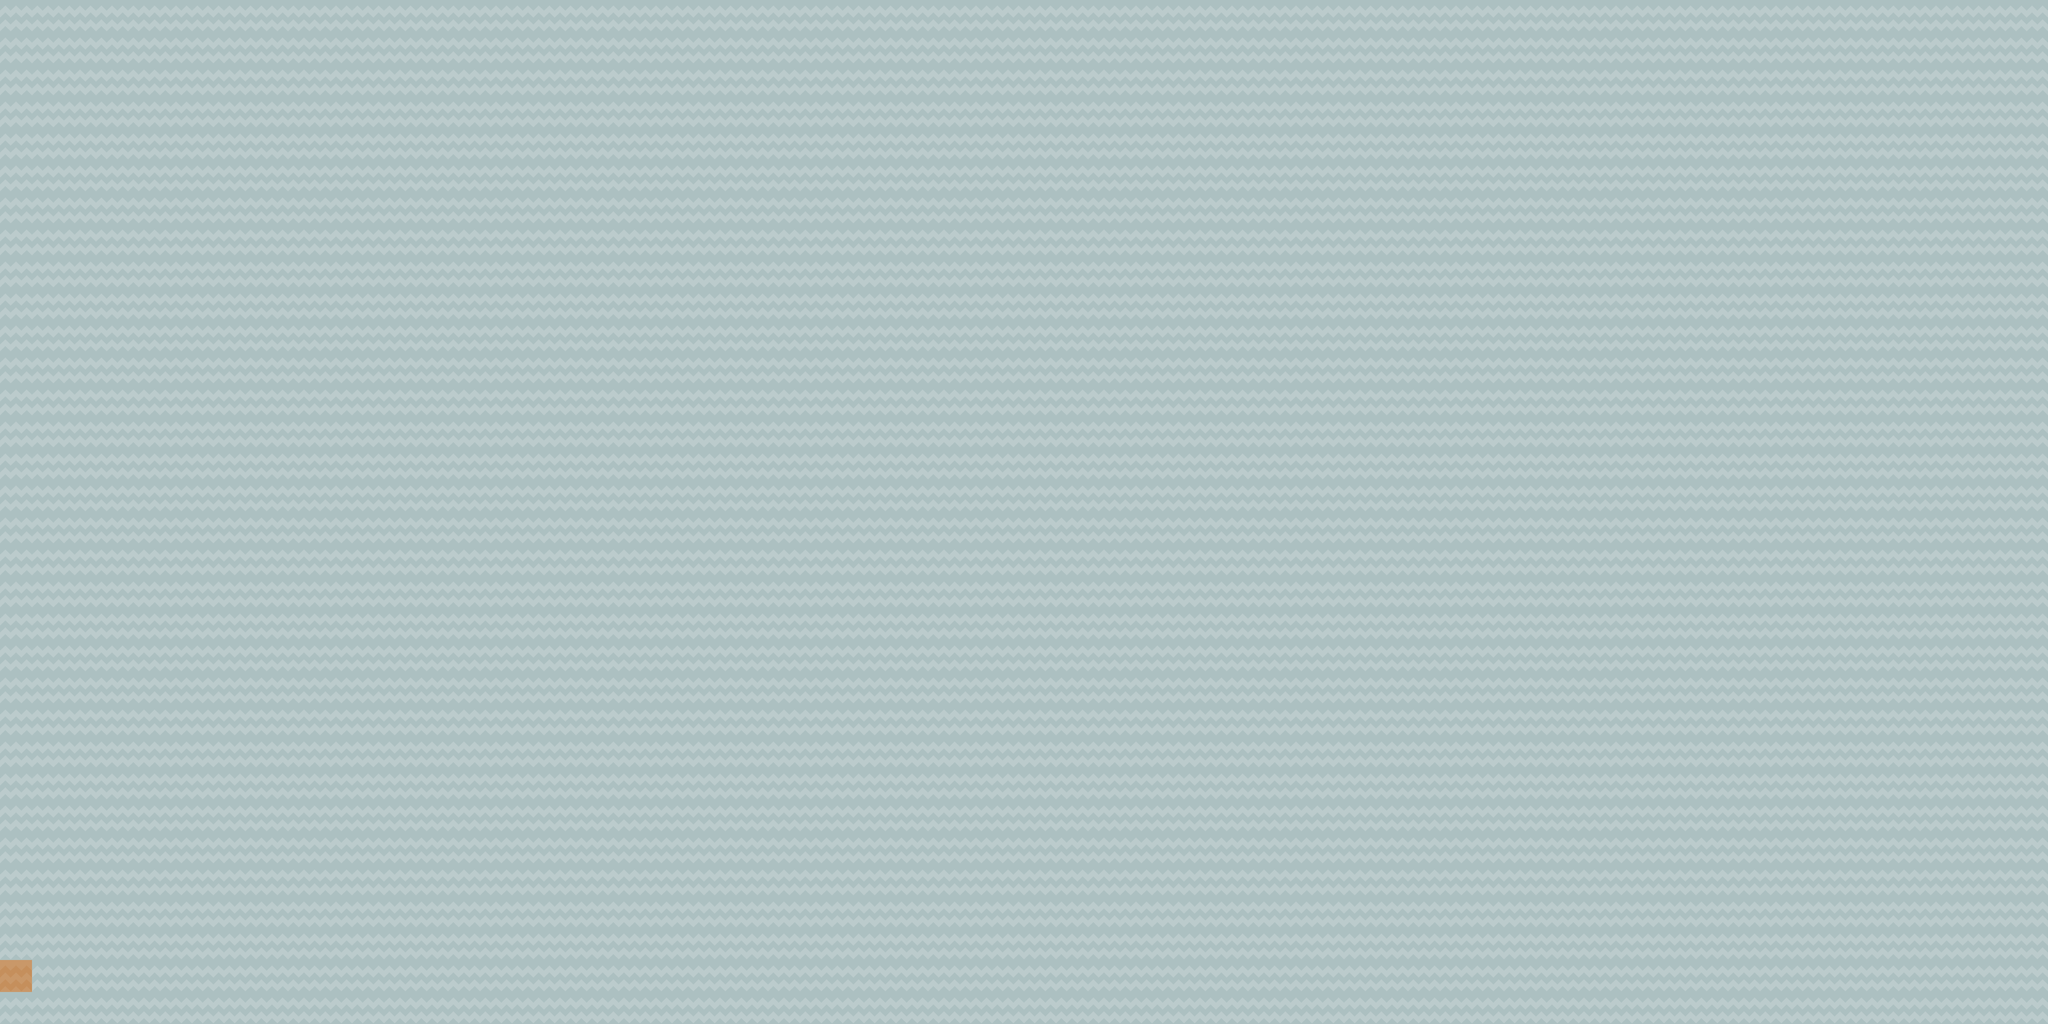

Rendered tile map (Tiled .tmx) drawn with the repository's tilesets; below, a short description and the map source with its tile grids summarised:
An orthogonal 64x32 tile map with 70x70 px tiles, 3 tile layers (background, platforms, foreground) and 21 objects (12x pymunktmx_box, 8x pymunktmx_poly, platakart_start_position).

<map version="1.0" orientation="orthogonal" width="64" height="32" tilewidth="70" tileheight="70">
 <properties>
  <property name="description" value="[not set]" />
  <property name="name" value="Circle of Strife" />
  <property name="thumbnail" value="testtrack-thumb" />
 </properties>
 <tileset firstgid="1" source="tiles_spritesheet.tsx" />
 <layer name="background" width="64" height="32">
  <data>[2048 cells, 2048 non-empty, 1 distinct tile ids]</data>
 </layer>
 <layer name="platforms" width="64" height="32">
  <data>[2048 cells, 1 non-empty, 1 distinct tile ids]</data>
 </layer>
 <layer name="foreground" width="64" height="32">
  <data>[2048 cells, 0 non-empty, 0 distinct tile ids]</data>
 </layer>
 <objectgroup name="terrain">
  <object type="pymunktmx_box" x="70" y="2100" width="3010" height="70">
   <properties>
    <property name="shape.friction" value="0.9" />
   </properties>
  </object>
  <object type="pymunktmx_box" x="1890" y="1960" width="210" height="140">
   <properties>
    <property name="shape.friction" value="0.9" />
   </properties>
  </object>
  <object type="pymunktmx_box" x="4340" y="0" width="140" height="1470">
   <properties>
    <property name="shape.friction" value="0.9" />
   </properties>
  </object>
  <object type="pymunktmx_box" x="3290" y="1470" width="1190" height="70">
   <properties>
    <property name="shape.friction" value="0.9" />
   </properties>
  </object>
  <object type="pymunktmx_poly" x="2100" y="1960">
   <properties>
    <property name="shape.friction" value="0.9" />
   </properties>
   <polygon points="0,0 770,-210 1190,-490 980,140 0,140" />
  </object>
  <object type="pymunktmx_poly" x="1610" y="1960">
   <properties>
    <property name="shape.friction" value="0.9" />
   </properties>
   <polygon points="0,0 -280,140 0,140" />
  </object>
  <object type="pymunktmx_box" x="0" y="-840" width="70" height="3010">
   <properties>
    <property name="shape.friction" value="0.9" />
   </properties>
  </object>
  <object type="pymunktmx_poly" x="3088" y="968">
   <properties>
    <property name="shape.friction" value="0.9" />
   </properties>
   <polygon points="272,82 -396,18 -184,104 692,362" />
  </object>
  <object type="pymunktmx_poly" x="3150" y="770">
   <properties>
    <property name="shape.friction" value="0.9" />
   </properties>
   <polygon points="849,255 1190,70 770,70 490,280" />
  </object>
  <object type="pymunktmx_poly" x="2910" y="518">
   <properties>
    <property name="shape.friction" value="0.9" />
   </properties>
   <polygon points="380,42 -396,18 -184,104 870,252" />
  </object>
  <object type="pymunktmx_poly" x="3150" y="210">
   <properties>
    <property name="shape.friction" value="0.9" />
   </properties>
   <polygon points="840,280 1190,140 770,140 420,350" />
  </object>
  <object type="pymunktmx_poly" x="3150" y="0">
   <properties>
    <property name="shape.friction" value="0.9" />
   </properties>
   <polygon points="140,140 -420,140 -420,210 560,350" />
  </object>
  <object type="pymunktmx_box" x="630" y="140" width="2100" height="70">
   <properties>
    <property name="shape.friction" value="0.9" />
   </properties>
  </object>
  <object type="pymunktmx_box" x="2450" y="210" width="70" height="350">
   <properties>
    <property name="shape.friction" value="0.9" />
   </properties>
  </object>
  <object type="pymunktmx_box" x="2590" y="630" width="70" height="350">
   <properties>
    <property name="shape.friction" value="0.9" />
   </properties>
  </object>
  <object type="pymunktmx_poly" x="3920" y="1400">
   <properties>
    <property name="shape.friction" value="0.9" />
   </properties>
   <polygon points="0,0 -140,70 210,70" />
  </object>
 </objectgroup>
 <objectgroup name="control" visible="0">
  <object type="platakart_start_position" x="560" y="2030" width="70" height="70">
   <ellipse />
  </object>
  <object name="checkpoint_0" type="pymunktmx_box" x="70" y="1820" width="560" height="280">
   <properties>
    <property name="shape.sensor" value="True" />
   </properties>
  </object>
  <object name="checkpoint_1" type="pymunktmx_box" x="3780" y="1190" width="560" height="280">
   <properties>
    <property name="shape.sensor" value="True" />
   </properties>
  </object>
  <object name="checkpoint_2" type="pymunktmx_box" x="2800" y="0" width="490" height="140">
   <properties>
    <property name="shape.sensor" value="True" />
   </properties>
  </object>
  <object name="checkpoint_3" type="pymunktmx_box" x="70" y="210" width="560" height="280">
   <properties>
    <property name="shape.sensor" value="True" />
   </properties>
  </object>
 </objectgroup>
</map>
